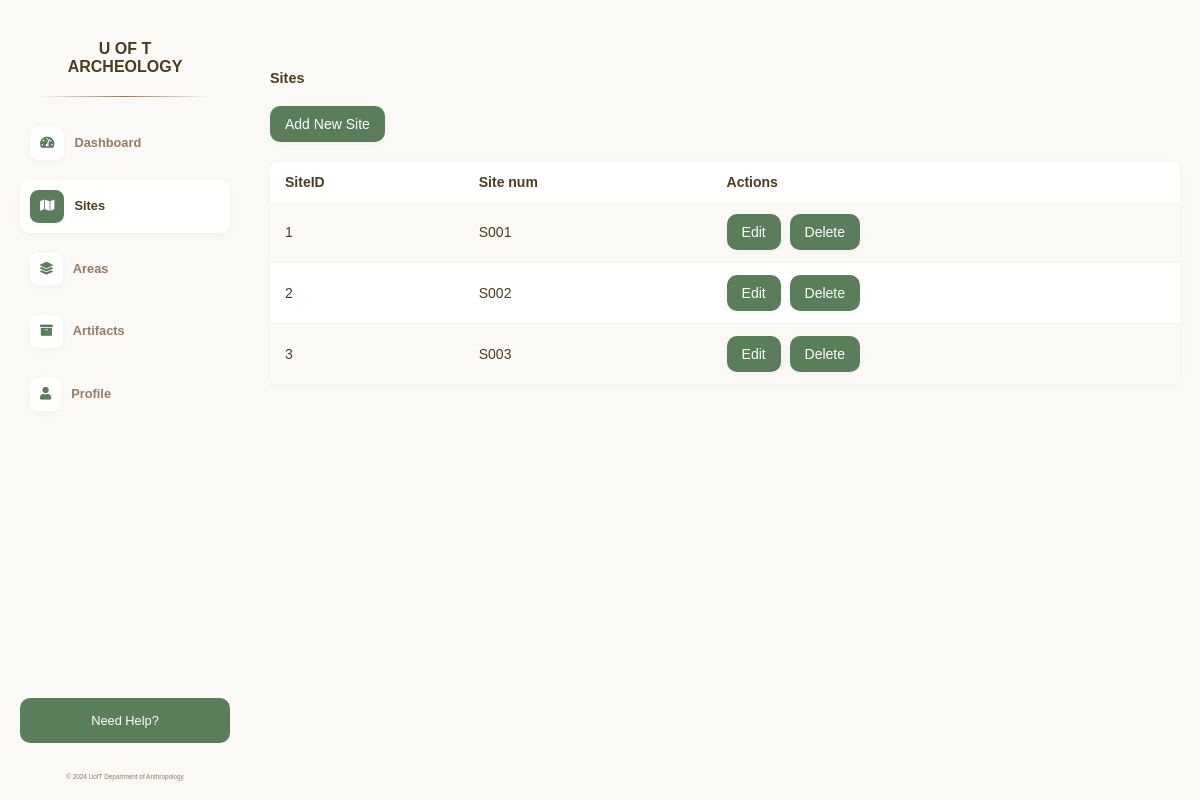
The page /sites/ on the database as committed earlier.
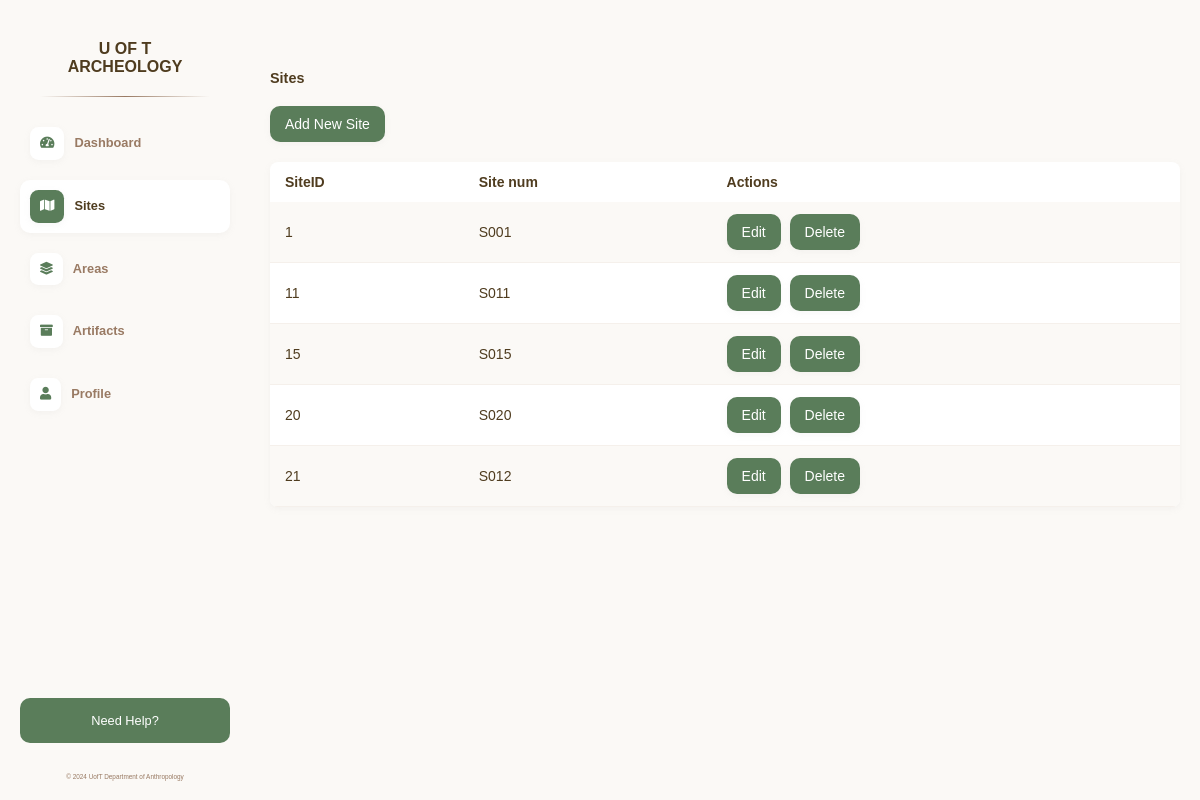
The same page on the database as committed later.
### myapp/models.py (models this page shows, shortened)
class Site(models.Model):
    SiteID = models.AutoField(primary_key=True)
    Site_num = models.CharField(max_length=50, unique=True)

### myapp/views.py (the view, shortened to what this page needs)
# urls.py: path('sites/', views.sites, name='sites'),
def sites(request):
    sites = Site.objects.all()
    headers = [{'name': field.name, 'verbose_name': field.verbose_name} for field in Site._meta.fields]
    return render(request, 'sites.html', {'sites': sites, 'headers': headers})

### myapp/templatetags/custom_filters.py (called while the page is built)
@register.filter
def attr(obj, attr_name):
    return getattr(obj, attr_name)

### templates/sites.html (shortened to what this page needs)
{% load static %}
{% load custom_filters %}
<html lang="en">
<head>
    <link rel="stylesheet" href="{% static 'css/styles.css' %}">
    <link rel="stylesheet" href="https://cdnjs.cloudflare.com/ajax/libs/font-awesome/5.15.4/css/all.min.css">
</head>
<body>
  <div class="sidebar">
    <div>
      <div class="logo">U OF T ARCHEOLOGY<hr></div>
      <a href="{% url 'dashboard' %}"><i class="fas fa-tachometer-alt"></i>Dashboard</a>
      <a href="{% url 'sites' %}" class="current-page"><i class="fas fa-map"></i>Sites</a>
      <a href="#"><i class="fas fa-layer-group"></i>Areas</a>
      <a href="#"><i class="fas fa-archive"></i>Artifacts</a>
      <a href="#"><i class="fas fa-user"></i>Profile</a>
    </div>
    <div>
      <div class="help">Need Help?</div>
      <div class="footer">&copy; 2024 UofT Department of Anthropology</div>
    </div>
  </div>
  <div class="main-content">
    <h2>Sites</h2>
    <div class="actions">
        <button id="addSiteButton" onclick="openAddSiteForm()">Add New Site</button>
    </div>
    <table class="sites-table">
      <thead>
        <tr>
          {% for header in headers %}
          <th>{{ header.verbose_name }}</th>
          {% endfor %}
          <th>Actions</th>
        </tr>
      </thead>
      <tbody>
        {% for site in sites %}
        <tr data-model-name="Site" data-object-id="{{ site.SiteID }}">
          {% for header in headers %}
          <td>{{ site|attr:header.name }}</td>
          {% endfor %}
          <td>
            <button class="edit-button" onclick="editRow(this)">Edit</button>
            <button onclick="deleteObject('Site', {{ site.SiteID }}, window.location.href)">Delete</button>
          </td>
        </tr>
        {% endfor %}
      </tbody>
    </table>
  </div>
</body>

### static/css/styles.css (style rules this page uses)
* { margin: 0; padding: 0; box-sizing: border-box; font-family: 'Helvetica', Arial, sans-serif; color: #4f3c1f; }
body { display: flex; min-height: 100vh; background-color: #fbf9f6; }
h2 { font-size: 0.9em; font-weight: 600; }
.logo { margin: 20px; font-weight: 700; text-align: center; }
hr { border: 0; height: 1px; background: #333; margin-top: 20px; margin-bottom: 20px; background-image: linear-gradient(to right, #fbf9f6, #997a63, #fbf9f6); }
.sidebar { min-width: 250px; width: 250px; padding: 20px; display: flex; flex-direction: column; justify-content: space-between; }
.sidebar a { text-decoration: none; color: #997a63; font-weight: 600; font-size: 0.8em; padding: 10px; border-radius: 10px; margin-bottom: 10px; transition: background-color 0.3s ease; display: block; }
.sidebar .current-page, .sidebar .current-page:hover { background-color: #ffffff; color: #4f3c1f; box-shadow: 0 2px 6px rgba(180, 180, 180, 0.1); }
.sidebar .help { color: white; background-color: #5a7d5a; font-size: 0.8em; padding: 15px; border-radius: 10px; margin-bottom: 30px; text-align: center; }
.sidebar .footer { color: #997a63; font-size: 0.4em; text-align: center; }
.sidebar .fas { padding: 10px; background-color: #ffffff; border-radius: 25%; color: #5a7d5a; margin-right: 10px; box-shadow: 0 2px 6px rgba(180, 180, 180, 0.1); }
.sidebar .current-page .fas { padding: 10px; background-color: #5a7d5a; border-radius: 25%; color: #ffffff; margin-right: 10px; box-shadow: 0 2px 6px rgba(180, 180, 180, 0.1); }
.main-content { flex: 1; padding: 20px; padding-top: 70px; }
.main-content .actions button { margin: 20px 0 20px 0; }
.sites-table { width: 100%; border-collapse: collapse; background-color: #ffffff; border-radius: 8px; overflow: hidden; font-size: 14px; box-shadow: 0 2px 6px rgba(180, 180, 180, 0.1); }
.sites-table th, .sites-table td { padding: 12px 15px; text-align: left; }
.sites-table tbody tr { border-bottom: 1px solid #f5f0eb; }
.sites-table tbody tr:nth-child(odd) { background-color: #fbf9f6; }
.main-content button { background-color: transparent; border: none; padding: 10px 15px; background-color: #5a7d5a; color: #ffffff; border-radius: 10px; font-size: 14px; cursor: pointer; margin-right: 5px; box-shadow: 0 2px 6px rgba(180, 180, 180, 0.1); }

Rows that differ between the two databases and show on the page:
removed Site: headers "2" "S002"
removed Site: headers "3" "S003"
added Site: headers "11" "S011"
added Site: headers "15" "S015"
added Site: headers "20" "S020"
added Site: headers "21" "S012"
